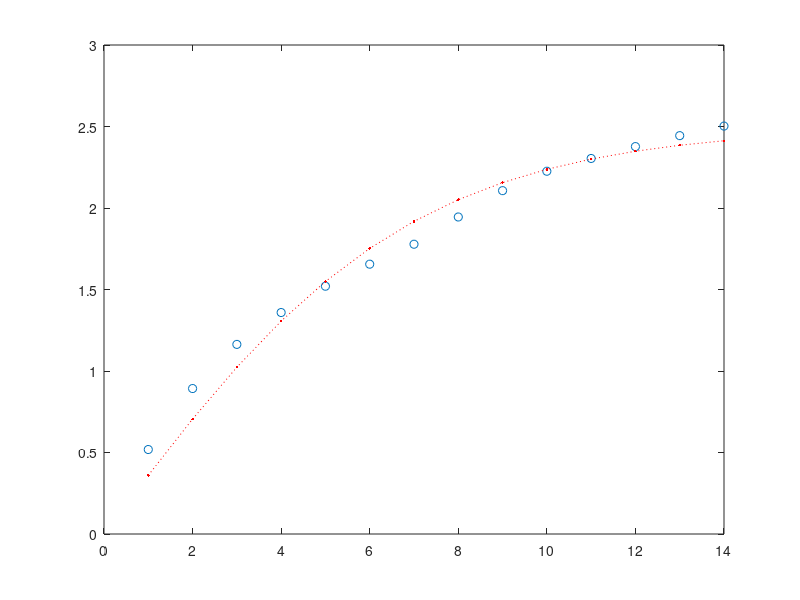

The MATLAB script that drew this image:
xdata=1:14;
ydata = reshape(load('a4.txt'),[1,14])/10000;
f=@(x,xdata)x(1)*tanh(x(2)*xdata);
x0=[100,-1];
x=lsqcurvefit(f,x0,xdata,ydata)
figure(1);
x2=f(x,xdata)
plot(xdata,ydata,'o',xdata,x2,'r:.')
